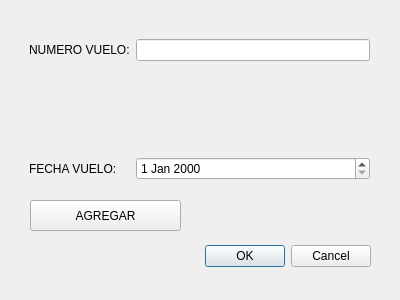
<?xml version="1.0" encoding="UTF-8"?>
<ui version="4.0">
 <class>Dialog</class>
 <widget class="QDialog" name="Dialog">
  <property name="geometry">
   <rect>
    <x>0</x>
    <y>0</y>
    <width>400</width>
    <height>300</height>
   </rect>
  </property>
  <property name="windowTitle">
   <string>Dialog</string>
  </property>
  <widget class="QDialogButtonBox" name="buttonBox">
   <property name="geometry">
    <rect>
     <x>30</x>
     <y>240</y>
     <width>341</width>
     <height>32</height>
    </rect>
   </property>
   <property name="orientation">
    <enum>Qt::Horizontal</enum>
   </property>
   <property name="standardButtons">
    <set>QDialogButtonBox::Cancel|QDialogButtonBox::Ok</set>
   </property>
  </widget>
  <widget class="QWidget" name="formLayoutWidget">
   <property name="geometry">
    <rect>
     <x>29</x>
     <y>39</y>
     <width>341</width>
     <height>141</height>
    </rect>
   </property>
   <layout class="QFormLayout" name="formLayout">
    <item row="0" column="0">
     <widget class="QLabel" name="label">
      <property name="text">
       <string>NUMERO VUELO:</string>
      </property>
     </widget>
    </item>
    <item row="3" column="0">
     <widget class="QLabel" name="label_2">
      <property name="text">
       <string>FECHA VUELO:</string>
      </property>
     </widget>
    </item>
    <item row="0" column="1">
     <widget class="QLineEdit" name="campo_num_vuelo"/>
    </item>
    <item row="1" column="1">
     <spacer name="verticalSpacer">
      <property name="orientation">
       <enum>Qt::Vertical</enum>
      </property>
      <property name="sizeHint" stdset="0">
       <size>
        <width>20</width>
        <height>40</height>
       </size>
      </property>
     </spacer>
    </item>
    <item row="3" column="1">
     <widget class="QDateEdit" name="campo_fecha"/>
    </item>
   </layout>
  </widget>
  <widget class="QPushButton" name="boton_agregar">
   <property name="geometry">
    <rect>
     <x>30</x>
     <y>200</y>
     <width>151</width>
     <height>31</height>
    </rect>
   </property>
   <property name="text">
    <string>AGREGAR</string>
   </property>
  </widget>
 </widget>
 <resources/>
 <connections>
  <connection>
   <sender>buttonBox</sender>
   <signal>accepted()</signal>
   <receiver>Dialog</receiver>
   <slot>accept()</slot>
   <hints>
    <hint type="sourcelabel">
     <x>248</x>
     <y>254</y>
    </hint>
    <hint type="destinationlabel">
     <x>157</x>
     <y>274</y>
    </hint>
   </hints>
  </connection>
  <connection>
   <sender>buttonBox</sender>
   <signal>rejected()</signal>
   <receiver>Dialog</receiver>
   <slot>reject()</slot>
   <hints>
    <hint type="sourcelabel">
     <x>316</x>
     <y>260</y>
    </hint>
    <hint type="destinationlabel">
     <x>286</x>
     <y>274</y>
    </hint>
   </hints>
  </connection>
 </connections>
</ui>
